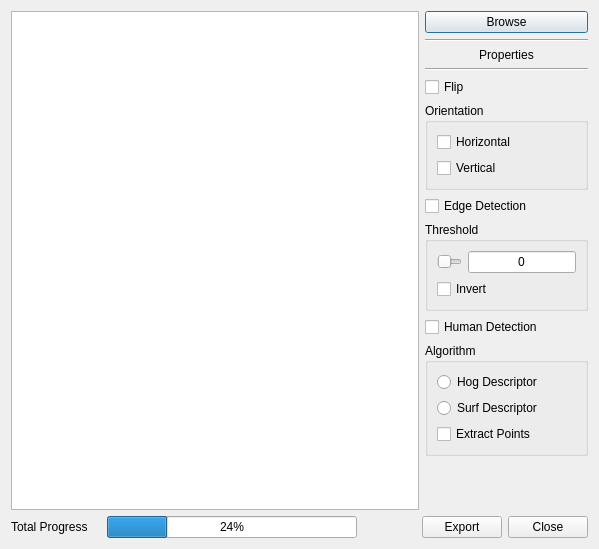
<?xml version="1.0" encoding="UTF-8"?>
<ui version="4.0">
 <class>Exports</class>
 <widget class="QDialog" name="Exports">
  <property name="geometry">
   <rect>
    <x>0</x>
    <y>0</y>
    <width>599</width>
    <height>549</height>
   </rect>
  </property>
  <property name="windowTitle">
   <string>Export Videos</string>
  </property>
  <layout class="QVBoxLayout" name="verticalLayout">
   <item>
    <layout class="QHBoxLayout" name="horizontalLayout" stretch="5,2">
     <item>
      <widget class="QListWidget" name="listVideos"/>
     </item>
     <item>
      <layout class="QVBoxLayout" name="verticalLayout_2">
       <item>
        <widget class="QPushButton" name="btnBrowse">
         <property name="text">
          <string>Browse</string>
         </property>
        </widget>
       </item>
       <item>
        <widget class="Line" name="line">
         <property name="orientation">
          <enum>Qt::Horizontal</enum>
         </property>
        </widget>
       </item>
       <item>
        <widget class="QLabel" name="label">
         <property name="text">
          <string>Properties</string>
         </property>
         <property name="alignment">
          <set>Qt::AlignCenter</set>
         </property>
        </widget>
       </item>
       <item>
        <widget class="Line" name="line_2">
         <property name="orientation">
          <enum>Qt::Horizontal</enum>
         </property>
        </widget>
       </item>
       <item>
        <widget class="QCheckBox" name="checkFlip">
         <property name="text">
          <string>Flip</string>
         </property>
        </widget>
       </item>
       <item>
        <widget class="QGroupBox" name="groupFlip">
         <property name="title">
          <string>Orientation</string>
         </property>
         <layout class="QVBoxLayout" name="verticalLayout_6">
          <item>
           <widget class="QCheckBox" name="checkFlipHor">
            <property name="text">
             <string>Horizontal</string>
            </property>
           </widget>
          </item>
          <item>
           <widget class="QCheckBox" name="checkFlipVer">
            <property name="text">
             <string>Vertical</string>
            </property>
           </widget>
          </item>
         </layout>
        </widget>
       </item>
       <item>
        <widget class="QCheckBox" name="checkEdge">
         <property name="text">
          <string>Edge Detection</string>
         </property>
        </widget>
       </item>
       <item>
        <widget class="QGroupBox" name="groupEdge">
         <property name="title">
          <string>Threshold</string>
         </property>
         <layout class="QVBoxLayout" name="verticalLayout_5">
          <item>
           <layout class="QHBoxLayout" name="horizontalLayout_5" stretch="1,0">
            <item>
             <widget class="QSlider" name="slideThresh">
              <property name="maximum">
               <number>100</number>
              </property>
              <property name="orientation">
               <enum>Qt::Horizontal</enum>
              </property>
             </widget>
            </item>
            <item>
             <widget class="QLineEdit" name="txtThresh">
              <property name="text">
               <string>0</string>
              </property>
              <property name="alignment">
               <set>Qt::AlignCenter</set>
              </property>
             </widget>
            </item>
           </layout>
          </item>
          <item>
           <widget class="QCheckBox" name="checkEdgeInvert">
            <property name="text">
             <string>Invert</string>
            </property>
           </widget>
          </item>
         </layout>
        </widget>
       </item>
       <item>
        <widget class="QCheckBox" name="checkHuman">
         <property name="text">
          <string>Human Detection</string>
         </property>
        </widget>
       </item>
       <item>
        <widget class="QGroupBox" name="groupHumanDetect">
         <property name="title">
          <string>Algorithm</string>
         </property>
         <layout class="QVBoxLayout" name="verticalLayout_4">
          <item>
           <widget class="QRadioButton" name="radioHog">
            <property name="text">
             <string>Hog Descriptor</string>
            </property>
           </widget>
          </item>
          <item>
           <widget class="QRadioButton" name="radioSurf">
            <property name="text">
             <string>Surf Descriptor</string>
            </property>
           </widget>
          </item>
          <item>
           <widget class="QCheckBox" name="checkPoints">
            <property name="text">
             <string>Extract Points</string>
            </property>
           </widget>
          </item>
         </layout>
        </widget>
       </item>
       <item>
        <spacer name="verticalSpacer">
         <property name="orientation">
          <enum>Qt::Vertical</enum>
         </property>
         <property name="sizeHint" stdset="0">
          <size>
           <width>20</width>
           <height>40</height>
          </size>
         </property>
        </spacer>
       </item>
      </layout>
     </item>
    </layout>
   </item>
   <item>
    <layout class="QHBoxLayout" name="horizontalLayout_2">
     <item>
      <layout class="QHBoxLayout" name="horizontalLayout_3">
       <item>
        <widget class="QLabel" name="lblTotalProgress">
         <property name="minimumSize">
          <size>
           <width>90</width>
           <height>0</height>
          </size>
         </property>
         <property name="baseSize">
          <size>
           <width>0</width>
           <height>0</height>
          </size>
         </property>
         <property name="text">
          <string>Total Progress</string>
         </property>
         <property name="scaledContents">
          <bool>false</bool>
         </property>
        </widget>
       </item>
       <item>
        <widget class="QProgressBar" name="progressBarTotal">
         <property name="minimumSize">
          <size>
           <width>250</width>
           <height>0</height>
          </size>
         </property>
         <property name="value">
          <number>24</number>
         </property>
        </widget>
       </item>
      </layout>
     </item>
     <item>
      <spacer name="horizontalSpacer">
       <property name="orientation">
        <enum>Qt::Horizontal</enum>
       </property>
       <property name="sizeHint" stdset="0">
        <size>
         <width>40</width>
         <height>20</height>
        </size>
       </property>
      </spacer>
     </item>
     <item>
      <widget class="QPushButton" name="btnExport">
       <property name="text">
        <string>Export</string>
       </property>
      </widget>
     </item>
     <item>
      <widget class="QPushButton" name="btnCancel">
       <property name="text">
        <string>Close</string>
       </property>
      </widget>
     </item>
    </layout>
   </item>
  </layout>
 </widget>
 <resources/>
 <connections/>
</ui>
